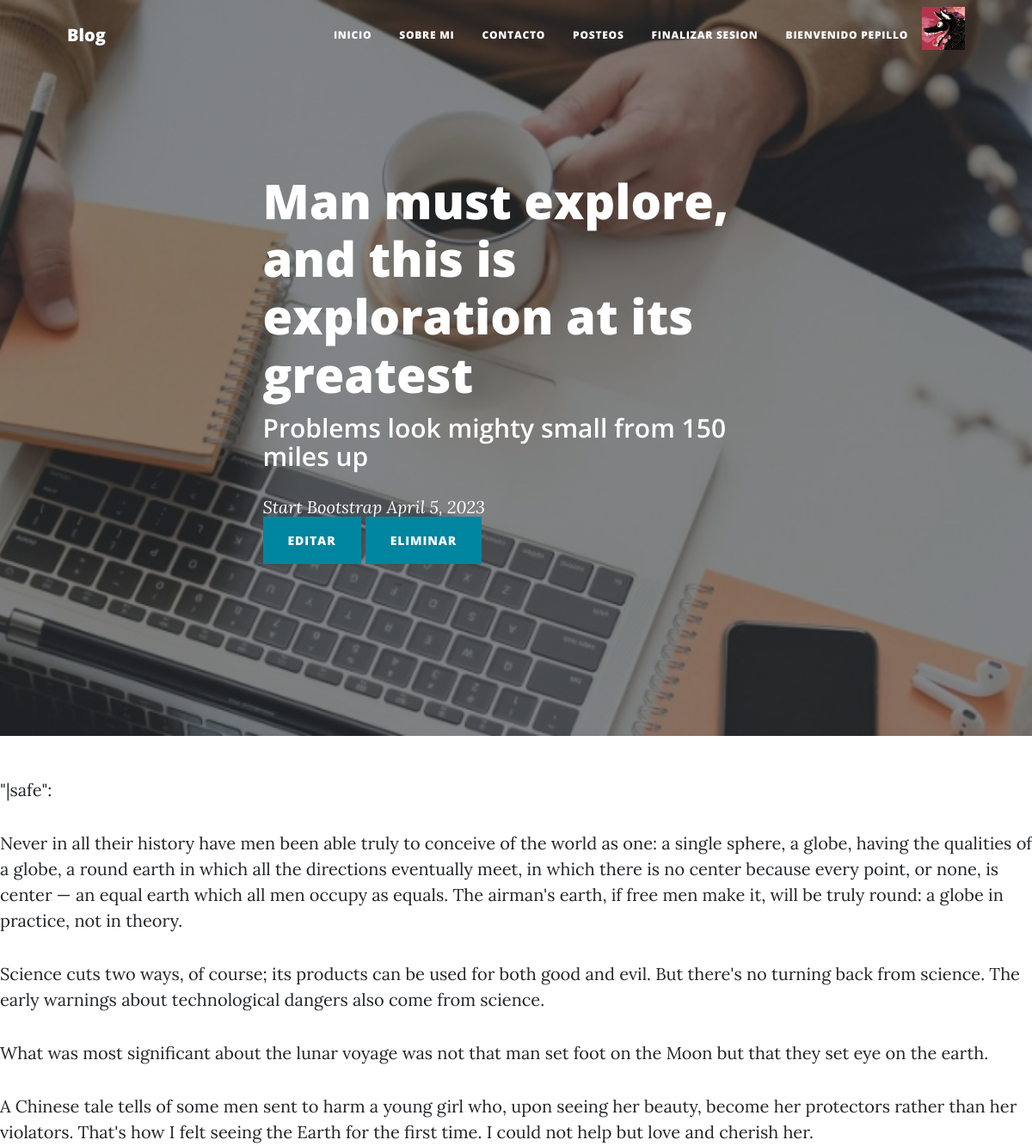
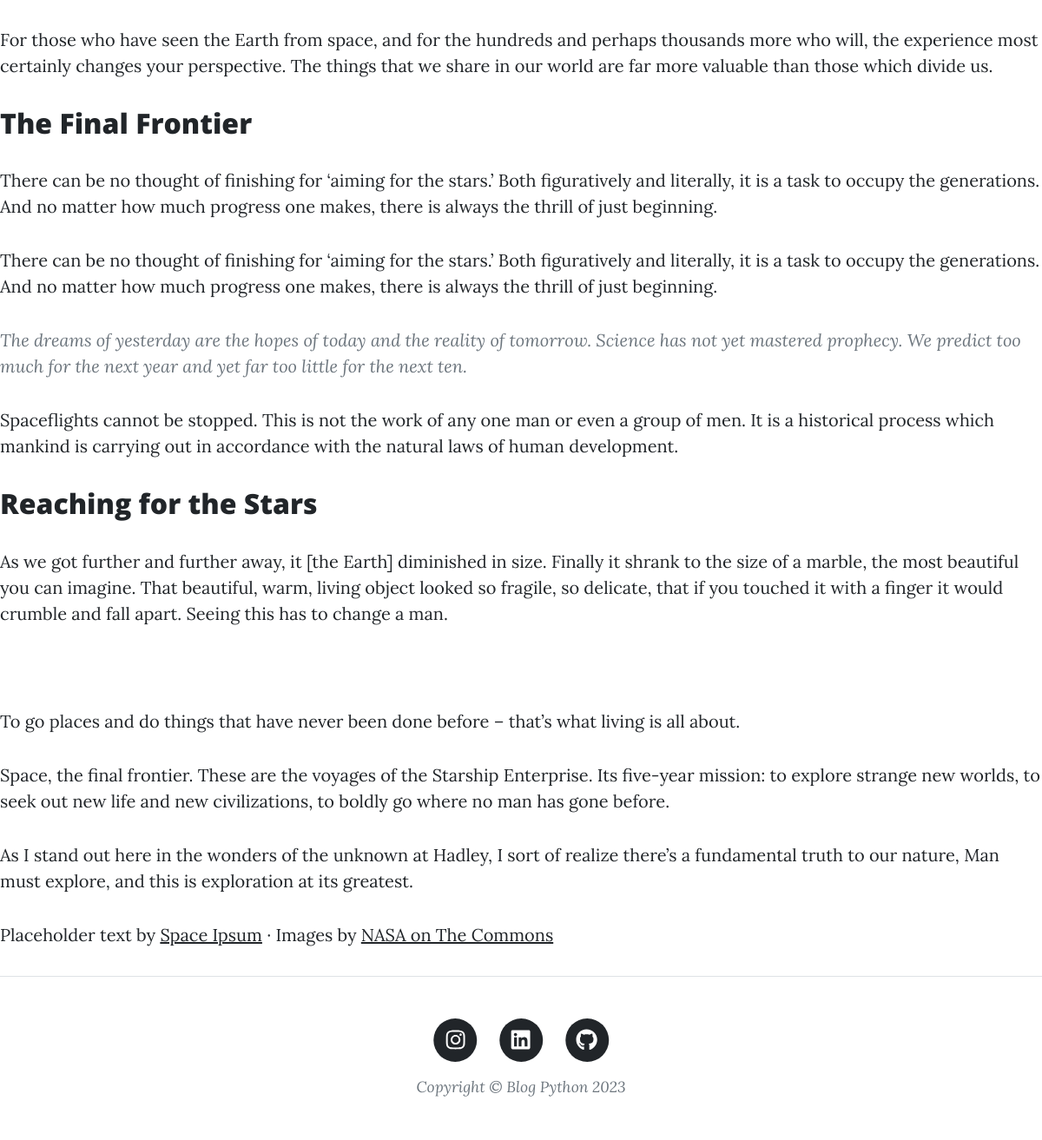
Page /Blog/vistaPost/3 (signed in) on the committed database (2 pictures, top to bottom).
### Blog/models.py (models this page shows, shortened)
class Posteos(models.Model):
    titulo = models.CharField(max_length=200)
    subtitulo = models.CharField(max_length=200)
    autor = models.CharField(max_length=50)
    fecha = models.DateField()
    texto = RichTextField()

### Blog/views.py (the view)
# urls.py: path('vistaPost/<int:id>', vistaPost, name="vistaPost"),
@login_required
def vistaPost(request, id):
    posteo = Posteos.objects.get(id=id)
    context = {'posteo': posteo, "avatar": obtenerAvatar(request)}
    if request.user.is_authenticated:
        return render(request, 'vistaPost.html', context)
    else:
        return render(request, 'inicio.html', context, {"mensaje":"Inicia sesion para ver el contenido"} )

### Blog/views.py (called while the page is built)
@login_required
def obtenerAvatar(request):
    avatares = Avatar.objects.filter(user=request.user.id)
    if len(avatares) != 0:
        return avatares[0].imagen.url
    else:
        return "/media/avatares/default.png"

### Blog/templates/vistaPost.html (shortened to what this page needs)
{% extends "padre.html" %}
{% load static %}
{% block titulo %}
<header class="masthead" style="background-image: url('{% static "assets/img/crearPost-bg.jpg" %}')">
    <div class="container position-relative px-4 px-lg-5">
        <div class="row gx-4 gx-lg-5 justify-content-center">
            <div class="col-md-10 col-lg-8 col-xl-7">
                <div class="post-heading">
                    <h1>{{ posteo.titulo }}</h1>
                    <h2 class="subheading">{{ posteo.subtitulo }}</h2>
                    <span class="meta">
                        <a href="#!">{{ posteo.autor }} {{ posteo.fecha }}</a>
                    </span>
                    <a class="btn btn-primary text-uppercase enabled" href="{% url 'editarPost' posteo.id %}">Editar</a>
                    <a class="btn btn-primary text-uppercase enabled" href="{% url 'eliminarPost' posteo.id %}">Eliminar</a>
                </div>
            </div>
        </div>
    </div>
{% endblock %}
{% block segundo_contenido_que_cambia %}
"|safe":{{ posteo.texto|safe }}
{% endblock %}

### Blog/templates/padre.html (shortened to what this page needs)
<!DOCTYPE html>
<html lang="en">
    <head>
        {% load static %}
        <link href="{% static 'css/styles.css' %}" rel="stylesheet" />
    </head>
    <body>
        <nav class="navbar navbar-expand-lg navbar-light" id="mainNav">
            <div class="container px-4 px-lg-5">
                <a class="navbar-brand" href="{% url 'Inicio' %}">Blog</a>
                <div class="collapse navbar-collapse" id="navbarResponsive">
                    <ul class="navbar-nav ms-auto py-4 py-lg-0">
                        <li class="nav-item"><a class="nav-link px-lg-3 py-3 py-lg-4" href="{% url 'Inicio' %}">Inicio</a></li>
                        <li class="nav-item"><a class="nav-link px-lg-3 py-3 py-lg-4" href="{% url 'SobreMi' %}">Sobre Mi</a></li>
                        <li class="nav-item"><a class="nav-link px-lg-3 py-3 py-lg-4" href="{% url 'Contacto' %}">Contacto</a></li>
                        {% if user.is_authenticated %}
                        <li class="nav-item"><a class="nav-link px-lg-3 py-3 py-lg-4" href="{% url 'Posteos' %}">Posteos</a></li>
                        <li class="nav-item"><a class="nav-link px-lg-3 py-3 py-lg-4" href="{% url 'FinalizarSesion' %}">Finalizar Sesion</a></li>
                        <li class="nav-item"><a class="nav-link px-lg-3 py-3 py-lg-4" href="{% url 'miPerfil' %}">Bienvenido {{ user.username }}</a></li>
                        <img src="{{ avatar }}" alt="Avatar" style="width:50px;height:50px;"/>
                        {% else %}
                        <li class="nav-item"><a class="nav-link px-lg-3 py-3 py-lg-4" href="{% url 'IniciarSesion' %}">Iniciar Sesion</a></li>
                        <li class="nav-item"><a class="nav-link px-lg-3 py-3 py-lg-4" href="{% url 'Registro' %}">Registro</a></li>
                        {% endif %}
                    </ul>
                </div>
            </div>
        </nav>
                            {% block titulo %}
                            {% endblock %}
        </header>
        {% block segundo_contenido_que_cambia %}
        {% endblock %}
        <footer class="border-top">
            <div class="container px-4 px-lg-5">
                <div class="row gx-4 gx-lg-5 justify-content-center">
                    <div class="col-md-10 col-lg-8 col-xl-7">
                        <ul class="list-inline text-center">
                            <li class="list-inline-item">
                                <a href="https://www.instagram.com/virginia.aye/">
                                    <span class="fa-stack fa-lg">
                                        <i class="fas fa-circle fa-stack-2x"></i>
                                        <i class="fab fa-instagram fa-stack-1x fa-inverse"></i>
                                    </span>
                                </a>
                            </li>
                            <li class="list-inline-item">
                                <a href="https://www.linkedin.com/in/virginia-barrios-53996a171/">
                                    <span class="fa-stack fa-lg">
                                        <i class="fas fa-circle fa-stack-2x"></i>
                                        <i class="fab fa-linkedin fa-stack-1x fa-inverse"></i>
                                    </span>
                                </a>
                            </li>
                            <li class="list-inline-item">
                                <a href="https://github.com/VirginiaBarrios">
                                    <span class="fa-stack fa-lg">
                                        <i class="fas fa-circle fa-stack-2x"></i>
                                        <i class="fab fa-github fa-stack-1x fa-inverse"></i>
                                    </span>
                                </a>
                            </li>
                        </ul>
                        <div class="small text-center text-muted fst-italic">Copyright &copy; Blog Python 2023</div>
                    </div>
                </div>
            </div>
        </footer>
    </body>
</html>

### rows in the picture
Posteos: titulo "Man must explore, and this is exploration at its greatest", subtitulo "Problems look mighty small from 150 miles up", autor "Start Bootstrap", fecha "April 5, 2023", texto "Never in all their history have men been able truly to conceive of the world as one: a single sphere, a globe, having the qualities of a globe, a round earth in which all the directions eventually meet, in which there is no center because every point, or none, is center — an equal earth which all men occupy as equals. The airman's earth, if free men make it, will be truly round: a globe in practice, not in theory. Science cuts two ways, of course; its products can be used for both good and evil. But there's no turning back from science. The early warnings about technological dangers also come from science. What was most significant about the lunar voyage was not that man set foot on the…"

### other values in the picture
{{ user.username }} "PEPILLO"
